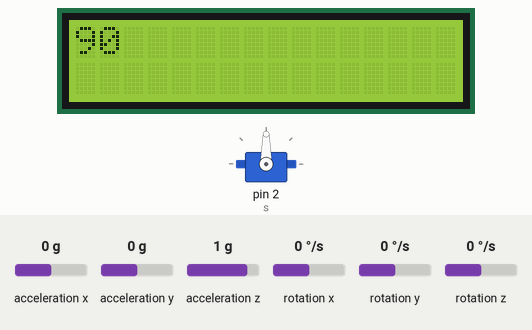
Recording of a sketch running on a simulated Arduino Uno, built with avr-gcc and run on an emulated ATmega328P. Parts: 16×2 character LCD, servo. The inputs (shaded band) are chosen by the test bench; at power-on: acceleration x 0 g, acceleration y 0 g, acceleration z 1 g, rotation x 0 °/s, rotation y 0 °/s, rotation z 0 °/s. What the sketch prints to the serial monitor is not drawn.

Above: at 4.2 s.
4.3 s: acceleration x set to -1.4 g
At 4.53 s:
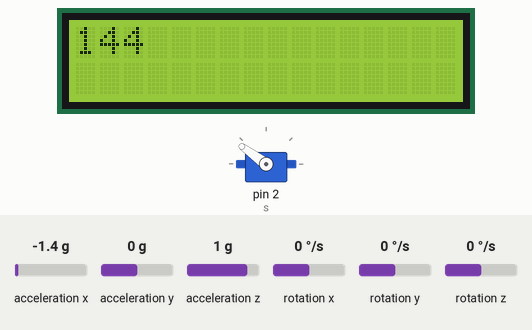
6.6 s: acceleration y set to -1.4 g
At 8.53 s:
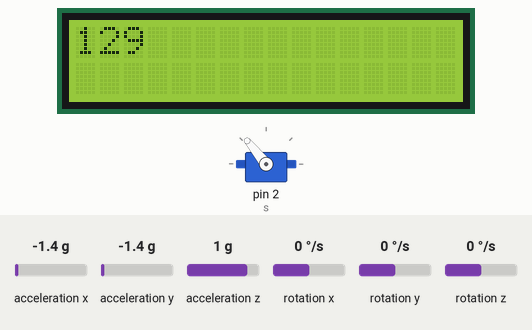
8.9 s: acceleration x set to 0.8 g
At 9.15 s:
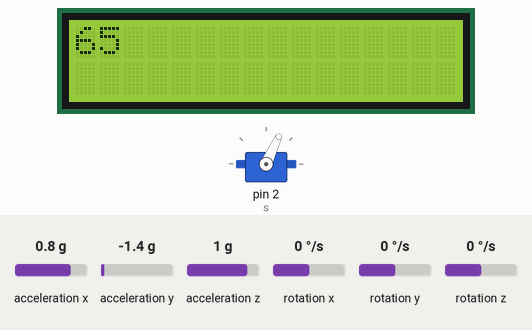
11.2 s: acceleration y set to 0 g
At 11.46 s:
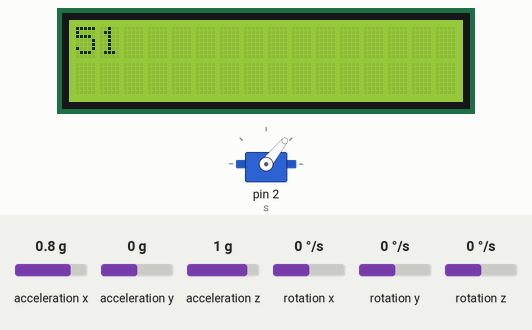
13.5 s: acceleration z set to 0 g
At 13.76 s:
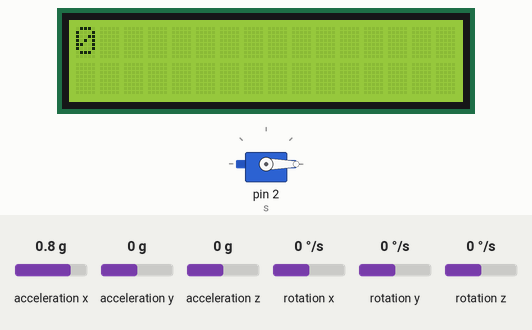
15.8 s: acceleration x set to -0.8 g
At 16.05 s:
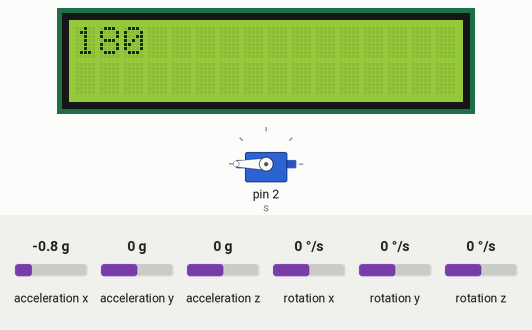
Timing chart, 0 to 18.8 s (numbered marks = the images above; inputs shaded):
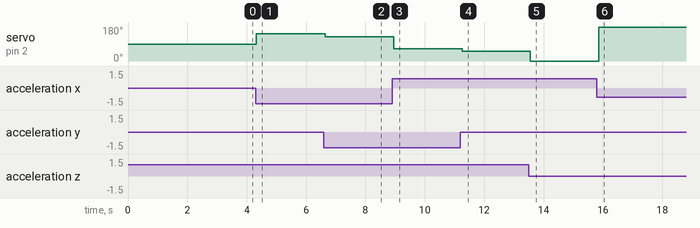

Measured:
- after the input at 4.3 s, servo on pin 2 (s): 90° → 144° at once; the display: first differs from a run without the input at once (image 1)
- after the input at 6.6 s, servo on pin 2 (s): 144° → 129° at once; the display: changes at once (image 2)
- after the input at 8.9 s, servo on pin 2 (s): 129° → 65° after 0.05 s; the display: changes after 0.05 s (image 3)
- after the input at 11.2 s, servo on pin 2 (s): 65° → 51° after 0.06 s; the display: changes after 0.06 s (image 4)
- after the input at 13.5 s, servo on pin 2 (s): 51° → 0° after 0.06 s; the display: changes after 0.06 s (image 5)
- after the input at 15.8 s, servo on pin 2 (s): 0° → 180° after 0.05 s; the display: changes after 0.05 s (image 6)
- what the display in image 1 shows lasts 0.4 s, from 4.3 s to 4.7 s

The sketch:

Accle.ino
```cpp
#include <LiquidCrystal_I2C.h>
#include <MPU6050_tockn.h>
#include <Wire.h>
#include <Servo.h>
Servo s;
MPU6050 mpu6050(Wire);
LiquidCrystal_I2C lcd(0x27,16,2);
void setup() {
  Serial.begin(9600);
  Wire.begin();
  lcd.init();
  lcd.backlight();
  mpu6050.begin();
  mpu6050.calcGyroOffsets(true);
  s.attach(2);
}

void loop() {
  mpu6050.update();
  Serial.print("angleX : ");
  Serial.println(mpu6050.getAngleX());
  Serial.print("\tangleY : ");
  Serial.println(mpu6050.getAngleY());

  lcd.setCursor(0, 0);
  lcd.print(round(mpu6050.getAngleY()+90));
  s.write(round(mpu6050.getAngleY()+90));

  delay(200);
  lcd.clear();
}
```
